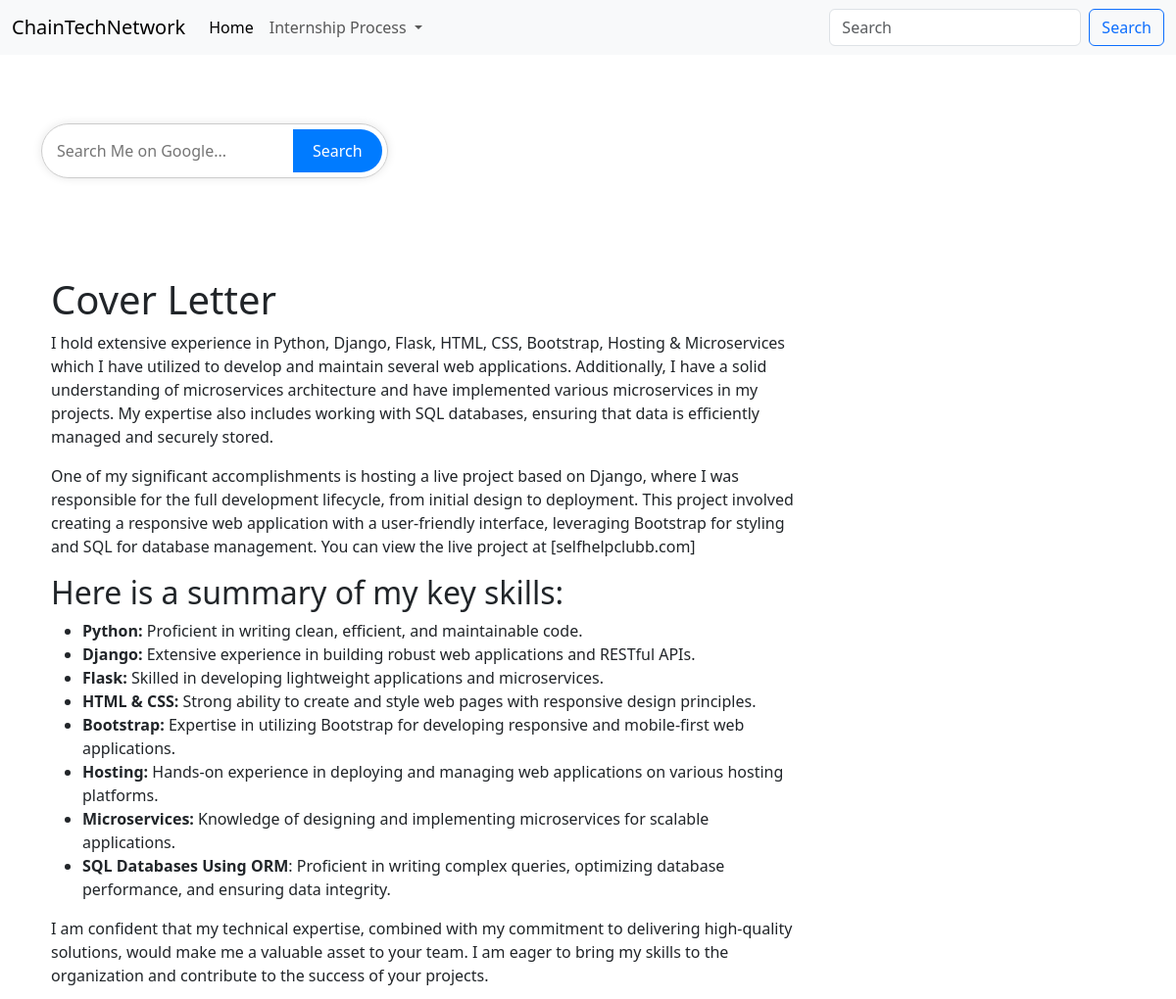
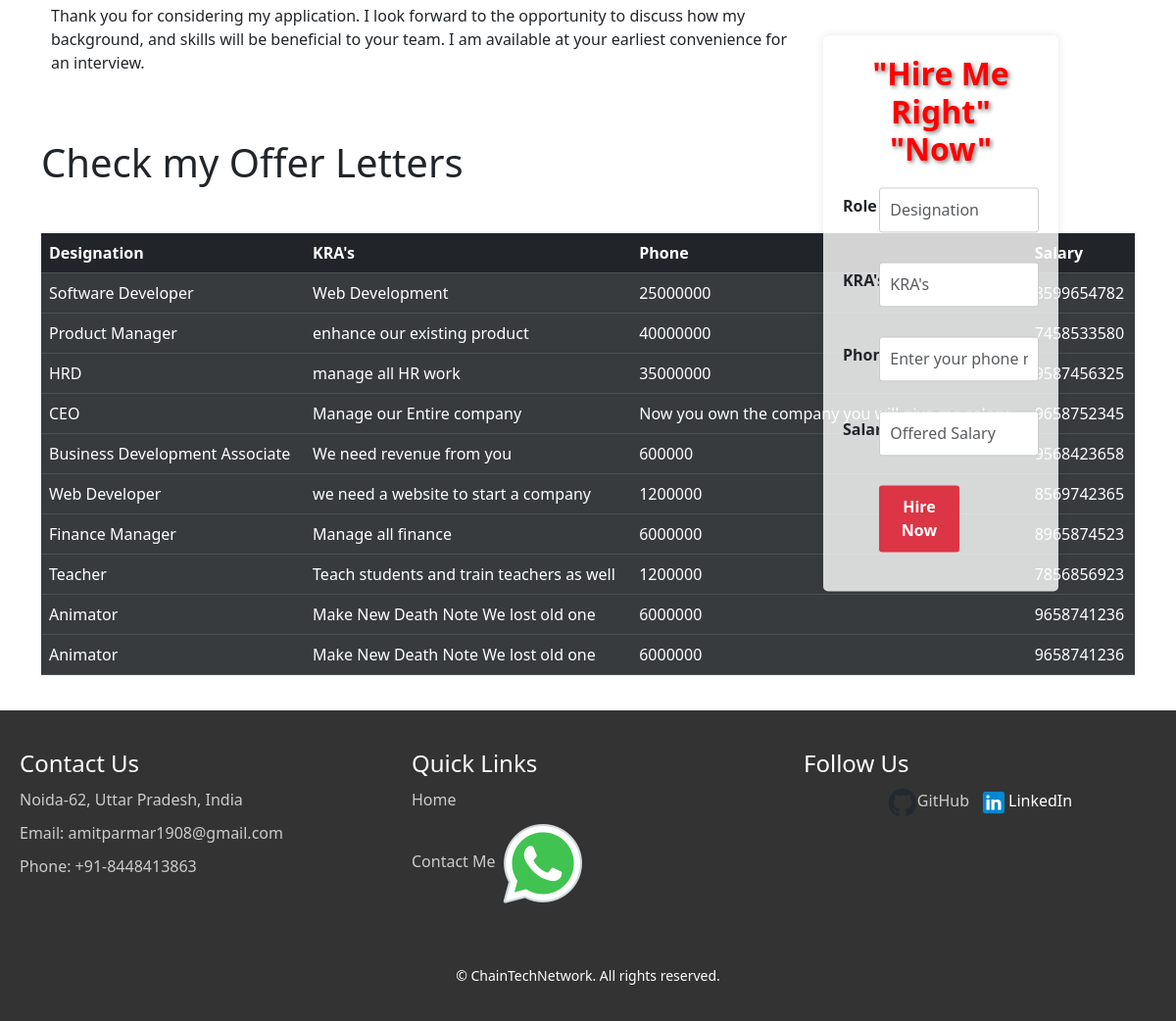
The page / on the database its author committed (2 pictures, top to bottom).
### app/models.py (models this page shows)
class OfferLetter(models.Model):
    role=models.CharField(max_length=250)
    KRA=models.CharField(max_length=250)
    phone=models.CharField(max_length=250)
    salary=models.CharField(max_length=250)

### app/views.py (the view, shortened to what this page needs)
# urls.py: path('',views.index,name='index' ),
def index(request):
    data=OfferLetter.objects.all()
    return render(request, "app/index.html",{"data":data})

### app/templates/app/index.html (shortened to what this page needs)
{% extends "app/base.html" %}
{% block body %}
<div class="container containerform">
    <form action="https://www.google.com/search" method="get" class="search-bar">
        <input type="text" name="q" placeholder="Search Me on Google...">
        <input type="submit" value="Search">
    </form>
</div>
<form class="form" method="post">
    <h2
        style="text-align: center; font-weight: bold; font-size: 32px; margin-bottom: 20px; color:red;text-shadow: 2px 2px 4px rgba(0, 0, 0, 0.5);">
        "Hire Me Right" "Now"</h2>
    <div class="form-group row">
        <label for="name" class="col-sm-2 col-form-label"><strong>Role</strong></label>
        <div class="col-sm-10">
            <input type="text" class="form-control" id="role" name="role" placeholder="Designation" required>
        </div>
    </div>
    <div class="form-group row">
        <label for="KRA" class="col-sm-2 col-form-label"><strong>KRA's</strong></label>
        <div class="col-sm-10">
            <input type="text" class="form-control" id="KRA" name="KRA" placeholder="KRA's" required>
        </div>
    </div>
    <div class="form-group row">
        <label for="phone" class="col-sm-2 col-form-label"><strong>Phone</strong></label>
        <div class="col-sm-10">
            <input type="tel" class="form-control" id="phone" name="phone" pattern="[0-9]{5}[0-9]{5}"
                placeholder="Enter your phone number" required>
        </div>
    </div>
    <div class="form-group row">
        <label for="salary" class="col-sm-2 col-form-label"><strong>Salary</strong></label>
        <div class="col-sm-10">
            <input type="text" class="form-control" id="salary" name="salary" placeholder="Offered Salary" required>
        </div>
    </div>
    <div class="form-group row">
        <div class="offset-sm-2 col-sm-10">
            <button type="submit" class="btn btn-danger"><strong>Hire Now</strong></button>
        </div>
    </div>
</form>
<div class="container">
    <div class="left-div">
        <h1>Cover Letter</h1>
        <p>I hold extensive experience in Python, Django, Flask, HTML, CSS, Bootstrap,
            Hosting & Microservices which I have utilized to develop and maintain several
            web applications. Additionally, I have a solid understanding of microservices
            architecture and have implemented various microservices in my projects. My
            expertise also includes working with SQL databases, ensuring that data is
            efficiently managed and securely stored.</p>
        <p>
            One of my significant accomplishments is hosting a live project based on
            Django, where I was responsible for the full development lifecycle, from initial
            design to deployment. This project involved creating a responsive web
            application with a user-friendly interface, leveraging Bootstrap for styling and
            SQL for database management. You can view the live project at
            [selfhelpclubb.com]
        </p>
        <h2>Here is a summary of my key skills:</h2>
        <ul>
            <li>
                <strong>Python:</strong> Proficient in writing clean, efficient, and maintainable code.
            </li>
            <li>
                <strong>Django:</strong> Extensive experience in building robust web applications and
                RESTful APIs.
            </li>
            <li>
                <strong>Flask:</strong> Skilled in developing lightweight applications and microservices.
            </li>
            <li>
                <strong> HTML & CSS:</strong> Strong ability to create and style web pages with responsive
                design principles.
            </li>
            <li>
                <strong>Bootstrap:</strong> Expertise in utilizing Bootstrap for developing responsive and
                mobile-first web applications.
            </li>
            <li>
                <strong>Hosting:</strong> Hands-on experience in deploying and managing web
                applications on various hosting platforms.
            </li>
            <li>
                <strong>Microservices:</strong> Knowledge of designing and implementing microservices
                for scalable applications.
            </li>
            <li>
                <strong>SQL Databases Using ORM</strong>: Proficient in writing complex queries, optimizing database
                performance, and ensuring data integrity.
            </li>
        </ul>
        <p>
            I am confident that my technical expertise, combined with my commitment
            to delivering high-quality solutions, would make me a valuable asset to your
            team. I am eager to bring my skills to the organization and contribute to the
            success of your projects.
        </p>
        <p>
            Thank you for considering my application. I look forward to the opportunity to
            discuss how my background, and skills will be beneficial to your team. I am
            available at your earliest convenience for an interview.
        </p>
    </div>
</div>
<div class="container">
    <h1>Check my Offer Letters</h1>
</div>
<div class="container">
    <table class="table table-dark">
        <thead>
            <tr>
                <th>Designation</th>
                <th>KRA's</th>
                <th>Phone</th>
                <th>Salary</th>
            </tr>
        </thead>
        <tbody>
            {% for item in data %}
            <tr class="table-active">
                <td>{{item.role}}</td>
                <td>{{item.KRA}}</td>
                <td>{{item.salary}}</td>
                <td>{{item.phone}}</td>
            </tr>
            {% endfor %}
        </tbody>
    </table>
</div>
{% endblock body %}

### app/templates/app/base.html (shortened to what this page needs)
<!doctype html>
<html lang="en">
<head>
  {% load static %}
  <link rel="stylesheet" type="text/css" href="{% static 'app/css/style.css' %}">
  <link href="https://cdn.jsdelivr.net/npm/bootstrap@5.3.3/dist/css/bootstrap.min.css" rel="stylesheet"
>
</head>
<body>
  <nav class="navbar navbar-expand-lg bg-body-tertiary">
    <div class="container-fluid">
      <a class="navbar-brand" href="/">ChainTechNetwork</a>
      <div class="collapse navbar-collapse" id="navbarSupportedContent">
        <ul class="navbar-nav me-auto mb-2 mb-lg-0">
          <li class="nav-item">
            <a class="nav-link active" aria-current="page" href="/">Home</a>
          </li>
          <li class="nav-item dropdown">
            <a class="nav-link dropdown-toggle" href="#" role="button" data-bs-toggle="dropdown" aria-expanded="false">
              Internship Process
            </a>
          </li>
        </ul>
        <form class="d-flex" role="search">
          <input class="form-control me-2" type="search" placeholder="Search" aria-label="Search">
          <button class="btn btn-outline-primary" type="submit">Search</button>
        </form>
      </div>
    </div>
  </nav>
  {% block body %}
  {% endblock body %}
</body>
<footer>
  <div class="footer">
    <div class="footer-container">
      <div class="footer-section">
        <h2>Contact Us</h2>
        <p>Noida-62, Uttar Pradesh, India</p>
        <p>Email: amitparmar1908@gmail.com</p>
        <p>Phone: +91-8448413863</p>
      </div>
      <div class="footer-section">
        <h2>Quick Links</h2>
        <ul>
          <li><a href="/">Home</a></li>
          {%load static%}
          <li><a href="whatsapp://send?phone=91844841863">Contact Me<img src="{% static 'app/images/whatsapp.png'%}"
                alt="whatsapp"> </a> </li>
        </ul>
      </div>
      <div class="footer-section">
        <h2>Follow Us</h2>
        <ul class="social-links">
          {%load static%}
          <li><a href="https://github.com/cyberpysch" target="_blank"><img src="{% static 'app/images/github.png' %}"
                alt="All Projects">GitHub</a></li>
          {%load static%}
          <li><a href="https://www.linkedin.com/in/amit-parmar-ab40331a2/" target="_blank"> <img src="{% static 'app/images/linkedin.png'%}"
                alt="LinkedIn"></a>LinkedIn</li>
        </ul>
      </div>
    </div>
    <div class="copyright">
      <p>&copy; ChainTechNetwork. All rights reserved.</p>
    </div>
  </div>
</footer>
</html>

### app/static/app/css/style.css (style rules this page uses)
.containerform { max-width: 600px; margin: 50px auto; padding: 20px; }
.search-bar { display: flex; align-items: center; border: 1px solid #ccc; border-radius: 30px; box-shadow: 0 0 10px rgba(0, 0, 0, 0.1); padding: 5px; }
.search-bar input[type="text"] { flex: 1; border: none; outline: none; padding: 10px; border-radius: 30px 0 0 30px; font-size: 16px; }
.search-bar input[type="submit"] { padding: 10px 20px; border: none; border-radius: 0 30px 30px 0; background-color: #007bff; color: white; font-size: 16px; cursor: pointer; transition: background-color 0.3s ease; }
.form { position: absolute; max-width: 100%; top: 65%; left: 80%; transform: translate(-50%, -50%); background-color: rgba(255, 255, 255, 0.8); padding: 20px; border-radius: 5px; box-shadow: 0 0 10px rgba(0, 0, 0, 0.1); }
.form input { width: 100%; padding: 10px; margin-bottom: 10px; border-radius: 3px; border: 1px solid #ccc; box-sizing: border-box; }
.form button { width: 50%; padding: 10px; color: #fff; border: none; border-radius: 3px; cursor: pointer; }
.form-group { margin-bottom: 20px; }
label { width: 100%; display: flex; }
.container { display: flex; justify-content: flex-start; padding: 20px; height: 100%; }
.left-div { padding: 10px; border-radius: 5px; width: 70%; }
.footer { background-color: #333; color: #fff; padding: 20px 0; }
.footer-container { display: flex; flex-wrap: wrap; justify-content: space-around; align-items: flex-start; }
.footer-section { flex: 1; padding: 20px; }
.footer-section h2 { color: #fff; font-size: 24px; margin-bottom: 10px; }
.footer-section p { color: #ccc; font-size: 16px; margin-bottom: 10px; }
.footer-section ul { list-style-type: none; padding: 0; }
.footer-section ul li { margin-bottom: 5px; }
.footer-section ul li a { color: #ccc; text-decoration: none; font-size: 16px; }
.social-links { display: flex; justify-content: center; padding: 0; }
.social-links li { margin-right: 10px; }
.social-links li:last-child { margin-right: 0; }
.social-links li a img { width: 30px; height: 30px; }
.copyright { text-align: center; margin-top: 20px; font-size: 14px; }

### rows shown on the page
OfferLetter: role "Software Developer", KRA "Web Development", salary "25000000", phone "8599654782"
OfferLetter: role "Product Manager", KRA "enhance our existing product", salary "40000000", phone "7458533580"
OfferLetter: role "HRD", KRA "manage all HR work", salary "35000000", phone "9587456325"
OfferLetter: role "CEO", KRA "Manage our Entire company", salary "Now you own the company you will give me salary", phone "9658752345"
OfferLetter: role "Business Development Associate", KRA "We need revenue from you", salary "600000", phone "9568423658"
OfferLetter: role "Web Developer", KRA "we need a website to start a company", salary "1200000", phone "8569742365"
OfferLetter: role "Finance Manager", KRA "Manage all finance", salary "6000000", phone "8965874523"
OfferLetter: role "Teacher", KRA "Teach students and train teachers as well", salary "1200000", phone "7856856923"
OfferLetter: role "Animator", KRA "Make New Death Note We lost old one", salary "6000000", phone "9658741236"
OfferLetter: role "Animator", KRA "Make New Death Note We lost old one", salary "6000000", phone "9658741236"
